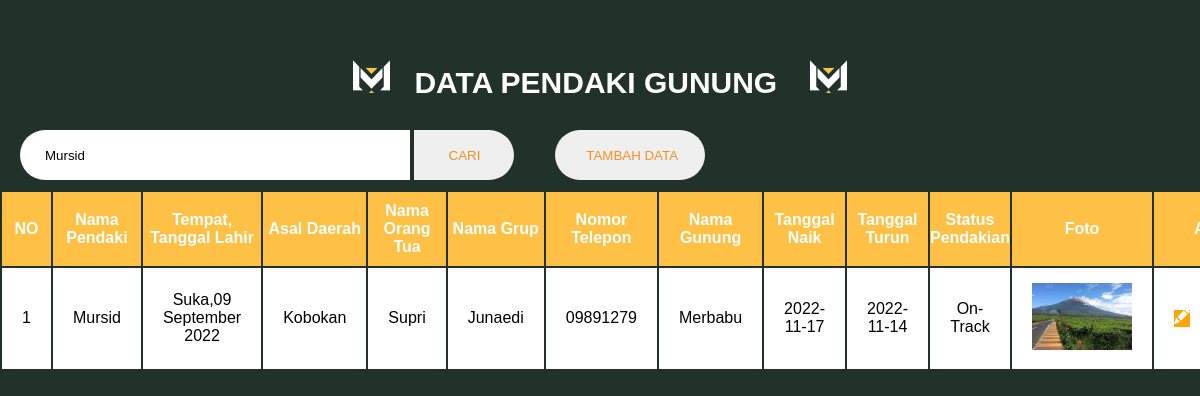
The app's page /posttest7/admin.php?cari=Mursid with its own data.
### tables this page shows
CREATE TABLE `datapendaki` (
  `id_pendaki` int(11) NOT NULL,
  `nama` varchar(50) NOT NULL,
  `ttl` varchar(30) NOT NULL,
  `asal_daerah` varchar(30) NOT NULL,
  `nama_ortu` varchar(50) NOT NULL,
  `nama_grup` varchar(50) NOT NULL,
  `telepon` varchar(20) NOT NULL,
  `gunung` varchar(30) NOT NULL,
  `tgl_naik` varchar(50) NOT NULL,
  `tgl_turun` varchar(50) NOT NULL,
  `status_pendakian` varchar(50) NOT NULL,
  `foto` varchar(50) NOT NULL
);

### posttest7/admin.php (the view, shortened to what this page needs)
<!DOCTYPE html>
<html lang="en">
<head>
    <link rel="stylesheet" href="stylesheet/crud.css">
</head>
<body>
    <h3 class="judul"><a href="index.php"><img src="img/logoatas.png" alt="Logo" class="logo"></a>DATA PENDAKI GUNUNG <a href="index.php"><img src="img/logoatas.png" alt="Logo2" class="logo"></a></h3>
    <form action="admin.php" method="GET" >
        <input type='text' name="cari" id="cari" placeholder="Cari" value="<?php if(isset($_GET['cari'])){echo $_GET['cari'];}?>">
        <button type="submit" name="search">CARI</button>
        <button class='tambah'><a href="addPendaki.php" class='add'>TAMBAH DATA</a></button>
    </form>
    <div class="info_pendaki">
        <table>
            <tr class="info_data">
                <th>NO</th>
                <th>Nama Pendaki</th>
                <th>Tempat, Tanggal Lahir</th>
                <th>Asal Daerah</th>
                <th>Nama Orang Tua</th>
                <th>Nama Grup</th>
                <th>Nomor Telepon</th>
                <th>Nama Gunung</th>
                <th>Tanggal Naik</th>
                <th>Tanggal Turun</th>
                <th>Status Pendakian</th>
                <th>Foto</th>
                <th colspan="2">Aksi</th>
            </tr>
            <?php
            include 'koneksi.php';
                if(isset($_GET['cari'])){
                    $cari = $_GET['cari'];
                    $query = "SELECT * FROM datapendaki WHERE nama LIKE '%".$cari."%' or nama_ortu LIKE '%".$cari."%' or nama_grup LIKE '%".$cari."%' or gunung LIKE '%".$cari."%' or status_pendakian LIKE '%".$cari."%' or tgl_naik LIKE '%".$cari."%' or tgl_turun LIKE '%".$cari."%'";
                }else{
                    $query = "SELECT * FROM datapendaki";
                }
                $i = 1;
                $result = mysqli_query($koneksi, $query);
                while($row = mysqli_fetch_array($result)){
            ?>
            <tr class="isi">
                <td><?=$i;?></td>
                <td nowrap><?=$row['nama']?></td>
                <td><?=$row['ttl']?></td>
                <td><?=$row['asal_daerah']?></td>
                <td><?=$row['nama_ortu']?></td>
                <td><?=$row['nama_grup']?></td>
                <td><?=$row['telepon']?></td>
                <td><?=$row['gunung']?></td>
                <td><?=$row['tgl_naik']?></td>
                <td><?=$row['tgl_turun']?></td>
                <td>
                    <?php
                        if($row['tgl_turun'] <= date("Y-m-d")){
                            echo'Selesai';
                        }else {
                            echo'On-Track';
                        }
                    ?>
                </td>
                <td><img src="img/<?=$row['foto']?>" alt="" width="100px"></td>
                <td class="edit">
                    <a href="updatePendaki.php?id=<?=$row['id_pendaki'];?>">
                    </a>
                </td>
            </tr>
            <?php
                $i++;
                }
            ?>
        </table>
    </div>
</body>
</html>

### posttest7/stylesheet/crud.css (style rules this page uses)
* { margin: 0; padding: 0; font-family: Arial, Helvetica, sans-serif; }
body { background: #21322A; }
.judul { text-align: center; color: white; font-size: 30px; margin-top: 5%; }
.info_pendaki { width: 50%; text-align: center; width: 100%; table-layout: fixed; min-width: 1000px; border-collapse: collapse; height: 650px; overflow: auto; }
table { margin-top: 10px; }
.info_data { border: none; background-color: #FEC145; color: white; }
.isi { background: white; }
td, th { padding: 15px 20px; }
th { padding: 10px 0px; }
.edit a { background-color: orange; color: white; }
input[type='text'] { margin-left: 20px; margin-top: 30px; height: 50px; width: 340px; border-radius: 25px 0 0 25px; border: none; outline: none; padding: 0 25px; background: #ffffff; }
button[type='submit'] { cursor: pointer; margin-top: 30px; border: none; position: relative; border-radius: 0 25px 25px 0; height: 50px; width: 100px; color: rgba(243, 130, 0, 0.867); }
.tambah, .add { cursor: pointer; margin-top: 30px; margin-left: 3%; border: none; position: relative; border-radius:25px; height: 50px; width: 150px; color: rgba(243, 130, 0, 0.867); text-decoration: none; }
.logo { margin-right: 2%; }
.logo { margin-left: 2%; }

### records on screen
datapendaki: nama "Mursid", ttl "Suka,09 September 2022", asal_daerah "Kobokan", nama_ortu "Supri", nama_grup "Junaedi", telepon "09891279", gunung "Merbabu", tgl_naik "2022-11-17", tgl_turun "2022-11-14", shows "On-Track", foto (picture)
